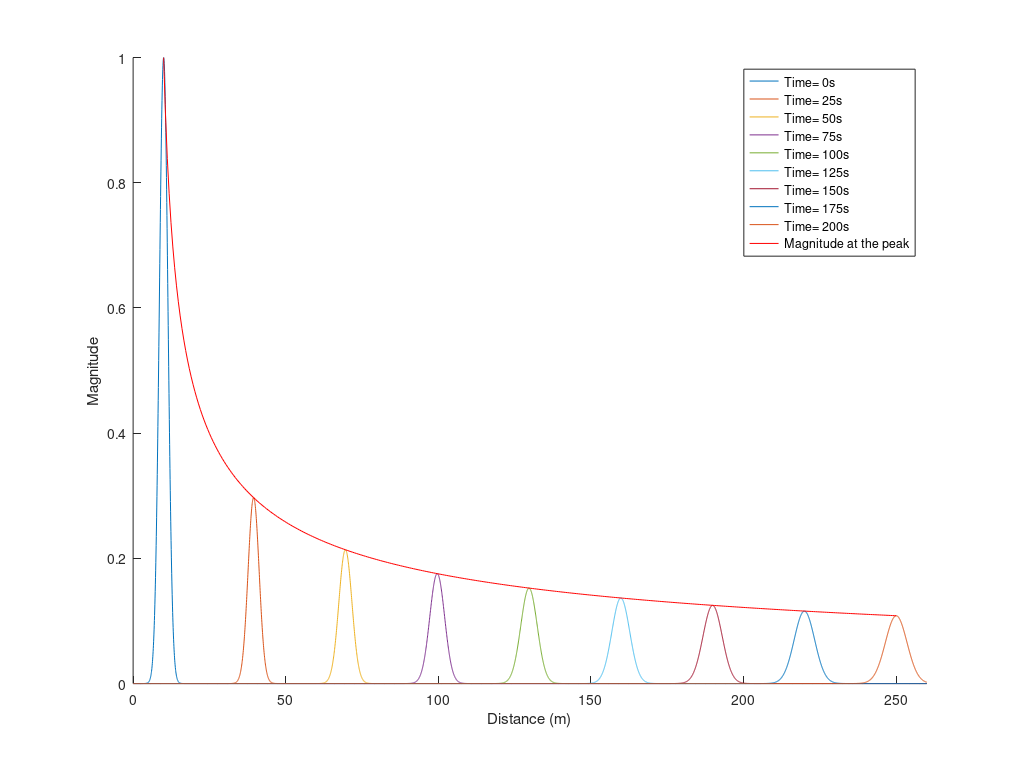

Recreate this plot in MATLAB.
close all
clear all
set(0, 'DefaultFigureRenderer', 'opengl');
set(0,'DefaultFigureWindowStyle','docked');
E=1.2;
D=1/38;
mu=1;
sig=2;
ni=4e2;
L=260;
x=linspace(0,L,5e3);
x0=10;
tf=2e2;
tt=linspace(0,tf,ni);
dt=1;
for i=1:ni
    
    ti=tt(i);
    a=1./sqrt(4*D*sig^2*ti+1);
    ai(i)=a;
    b=(ti*mu*E-x+x0).^2./(4*D*ti+sig^2);
    c(i,:)=a.*exp(-b);
    
    if mod(i,50)==0 || i==1
        ti
        hold all
        plot(x,c(i,:))
        axis([0 L 0 1])
        getframe;
    end
end

plot(linspace(0,mu*E*ti,ni)+x0,1*ai,'r')
legend(['Time= ' num2str(0) 's']...
    ,['Time= ' num2str(25) 's']...
    ,['Time= ' num2str(50) 's']...
    ,['Time= ' num2str(75) 's']...
    ,['Time= ' num2str(100) 's']...
    ,['Time= ' num2str(125) 's']...
    ,['Time= ' num2str(150) 's']...
    ,['Time= ' num2str(175) 's']...
    ,['Time= ' num2str(200) 's'],'Magnitude at the peak')
axis([0 L 0 1])
xlabel('Distance (m)')
ylabel('Magnitude')

a=1.6*6.4;
b=1.6*4.8;
%
set(gcf, 'PaperSize', [a b]);
set(gcf, 'PaperPositionMode', 'manual');
set(gcf, 'PaperPosition', [0 0 a b]);

set(gcf, 'PaperUnits', 'inches');
set(gcf, 'PaperSize', [a b]);
set(gcf, 'PaperPositionMode', 'manual');
set(gcf, 'PaperPosition', [0 0 a b]);

set(gcf, 'renderer', 'painters');
print(gcf, '-dpdf', 'AnalyticGauss.pdf');
